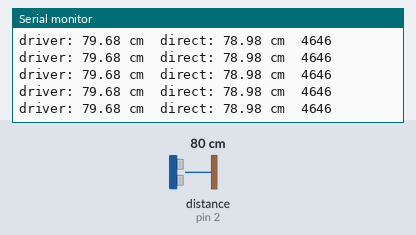
Recording of a sketch running on a simulated Arduino Uno, built with avr-gcc and run on an emulated ATmega328P. Parts: the last lines printed to the serial monitor. Wiring (inferred from the names in the program): ultrasonic range finder: trigger pin 10; echo pin 2. The inputs (shaded band) are chosen by the test bench; at power-on: distance to the obstacle (sensor on pin 2) 80 cm. The echo pulse lasts 58.3 µs per cm.

Above: at 1.2 s.
1.3 s: distance to the obstacle (sensor on pin 2) set to 60 cm
At 1.45 s:
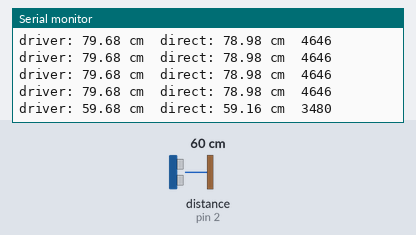
4.3 s: distance to the obstacle (sensor on pin 2) set to 4 cm
At 4.4 s:
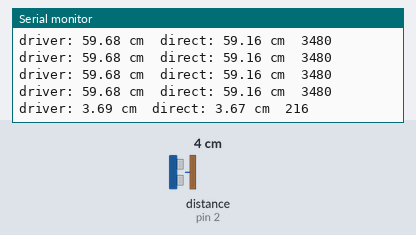
7.3 s: distance to the obstacle (sensor on pin 2) set to 18 cm
At 7.38 s:
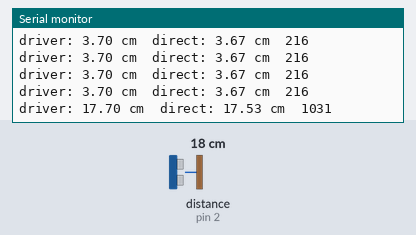
10.3 s: distance to the obstacle (sensor on pin 2) set to 9 cm
At 10.3 s:
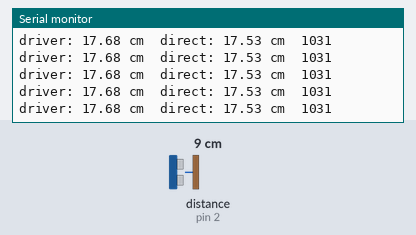
16.3 s: distance to the obstacle (sensor on pin 2) set to 299 cm
At 16.53 s:
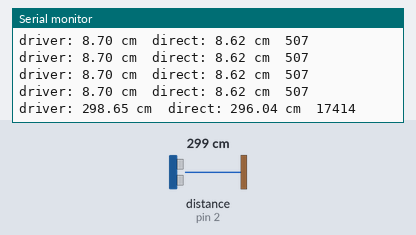
19.3 s: distance to the obstacle (sensor on pin 2) set to 2 cm
At 19.4 s:
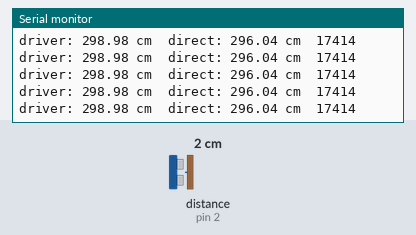
Timing chart, 0 to 22.3 s (numbered marks = the images above; inputs shaded):
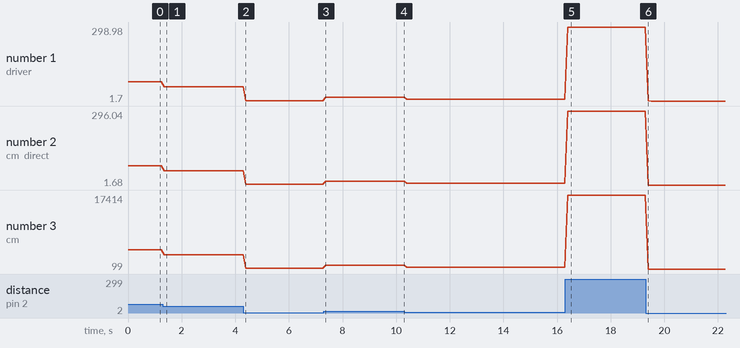

The sketch:

ultrasonic.ino
```cpp
#include "ultrasonic.h"

Ultrasonic sensor;

const int  pingPin = 10; // Trigger signal
const int echoPin = 2; // Echo signal

void pingSensor(){
  digitalWrite(pingPin, LOW);
  delayMicroseconds(2);
  digitalWrite(pingPin, HIGH);
  delayMicroseconds(5);
  digitalWrite(pingPin, LOW);
}

// tof - time of flight in microseconds
// returns - distance in centimeters
static double tofToDistance(long tof){
  return 34.0*(double)tof/1000.0/2.0;
}

void setup(){
    sensor.init(pingPin, echoPin);

    Serial.begin(9600);
}

void loop(){
    float dist = sensor.measure();
    Serial.print("driver: ");
    Serial.print(dist);
    Serial.print(" cm\t");

    pingSensor();

    long duration = pulseIn(echoPin, HIGH);
    double distance = tofToDistance(duration);

    Serial.print("direct: ");
    Serial.print(distance);
    Serial.print(" cm");
    Serial.print("\t");
    Serial.print(duration);
    Serial.println();

    delay(100);
}
```

ultrasonic.cpp
```cpp
#include "ultrasonic.h"

// max distance detectable by ultrasonic (in cm)
#define MAX_DISTANCE 100

void Ultrasonic::init(int trigger_pin, int echo_pin){
   TRIGGER_PIN = trigger_pin;
   ECHO_PIN = echo_pin;

   // pin init
   pinMode(TRIGGER_PIN, OUTPUT);
   pinMode(ECHO_PIN, INPUT);
}

void pingSensor(int trigger_pin){
  digitalWrite(trigger_pin, LOW);
  delayMicroseconds(2);
  digitalWrite(trigger_pin, HIGH);
  delayMicroseconds(5);
  digitalWrite(trigger_pin, LOW);
}

// tof - time of flight in microseconds
// returns - distance in centimeters
float tofToDistance(long tof){
   return SPEED_OF_SOUND*(float)tof/10000.0/2.0;
}

float Ultrasonic::measure(){
   pingSensor(TRIGGER_PIN);
   long duration = pulseIn(ECHO_PIN, HIGH);

   if(duration == 0){
      return MAX_DISTANCE;
   }

   return tofToDistance(duration);
}
```

ultrasonic.h
```cpp
/* ULTRASONIC.H
 *
 * Provides ultrasonic sensor functionality.
 * Exposes class Ultrasonic which has the
 * ability to poll data and return distance
 */
#pragma once
#include <Arduino.h>

// speed of sound in meters per second
#define SPEED_OF_SOUND 343.0

class Ultrasonic{
private:
   // pin defenitions
   int TRIGGER_PIN;
   int ECHO_PIN;

public:
   Ultrasonic(){};
   void init(int trigger_pin, int echo_pin);

   // returns distance in cm
   float measure();
};
```

Measured:
- after the input at 1.3 s, the serial monitor: prints a new line at once (image 1)
- after the input at 4.3 s, the serial monitor: prints a new line after 0.10 s (image 2)
- after the input at 7.3 s, the serial monitor: prints a new line after 0.07 s (image 3)
- after the input at 16.3 s, the serial monitor: prints a new line after 0.10 s (image 5)
- plotted number 1: 79.68 → 59.68 after the input at 1.3 s, 59.68 → 3.7 after the input at 4.3 s, 3.7 → 17.68 after the input at 7.3 s, 17.68 → 8.7 after the input at 10.3 s, 8.7 → 298.98 after the input at 16.3 s
- plotted number 2: 78.98 → 59.16 after the input at 1.3 s, 59.16 → 3.67 after the input at 4.3 s, 3.67 → 17.53 after the input at 7.3 s, 17.53 → 8.62 after the input at 10.3 s, 8.62 → 296.04 after the input at 16.3 s
- plotted number 3: 4646 → 3480 after the input at 1.3 s, 3480 → 216 after the input at 4.3 s, 216 → 1031 after the input at 7.3 s, 1031 → 507 after the input at 10.3 s, 507 → 17414 after the input at 16.3 s
